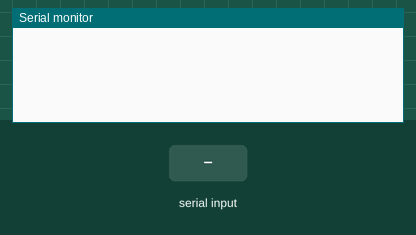
A sketch run on a simulated Arduino Uno, built with avr-gcc and run on an emulated ATmega328P. On the bench: the last lines printed to the serial monitor. The test bench sets the inputs (shaded band).

Above: at 1.2 s.
1.3 s: "Negro\n" received over Serial
At 2.3 s:
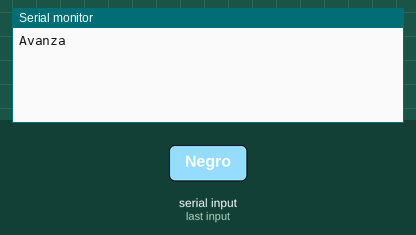
2.8 s: "Verde\n" received over Serial
At 3.5 s:
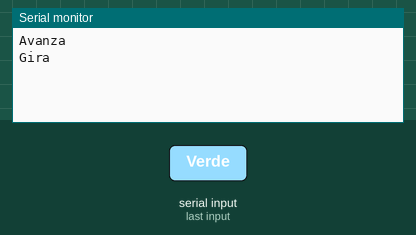
4.3 s: "Rojo\n" received over Serial
At 4.6 s:
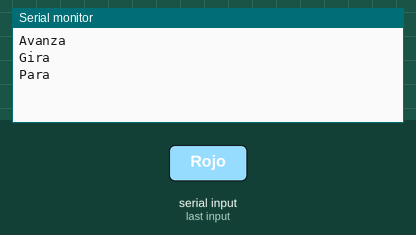

The sketch:

Color.ino
```cpp
void setup() {
  Serial.begin(115200);
}

void loop() {
  if (Serial.available() > 0) {
    String color = Serial.readStringUntil('\n');

    if (color == "Negro") {
      // Actions for black color
      Serial.println("Avanza");
    } else if (color == "Verde") {
      // Actions for green color
      Serial.println("Gira");
    } else if (color == "Rojo") {
      // Actions for red color
      Serial.println("Para");
    } else {
      // Actions for other colors
    }
  }
}
```

Measured:
- after the input at 1.3 s, the serial monitor: prints a new line at once (image 1)
- after the input at 2.8 s, the serial monitor: prints a new line at once (image 2)
- after the input at 4.3 s, the serial monitor: prints a new line at once (image 3)
